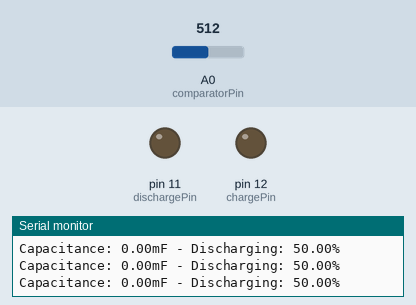
Bench run of a sketch on a simulated Arduino Uno, built with avr-gcc and run on an emulated ATmega328P. On the bench: output pins drawn as LEDs (lit = HIGH), the last lines printed to the serial monitor. Inputs (shaded band) come from the test bench; at power-on: A0 (comparatorPin) = 512.

Above: at 1.2 s.
1.3 s: A0 (comparatorPin) set to 3
4.3 s: A0 (comparatorPin) set to 0
At 4.8 s:
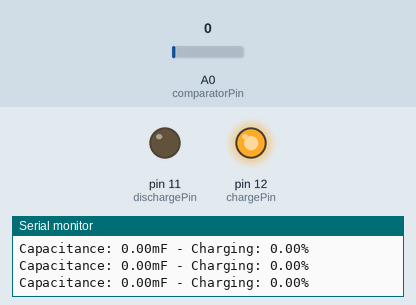
Timing chart, 0 to 7.3 s (numbered marks = the images above; inputs shaded):
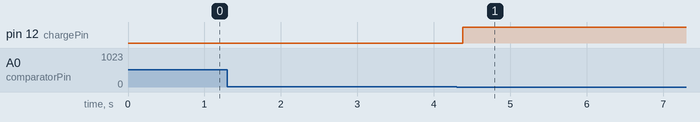

Measured:
- the behaviour switches between 2 and 1 on A0 (comparatorPin) (found by bisection; images 0 and 1)
- after the input at 4.3 s, pin 12 (chargePin): LOW → HIGH after 0.08 s

The sketch:

CapacitanceMeter.ino
```cpp
// Capacitance Meter
//   Author - Cole Barach
//   Date Created - 22.07.11
//   Date Updated - 22.07.11
//   Usage - Connect a capacitor in series with a resistor to form a RC circuit. The
//     input to this circuit will be the charge and discharge pins, and the voltage
//     will be monitored via the comparator pin. The capacitance will be calculated
//     automatically and averaged over time.

// Pin Assignments
  const int           chargePin             = 12;
  const int           dischargePin          = 11;
  const int           comparatorPin         = A0;

// Control Variables
  const int           chargedVoltage        = 647; // 63.2% of 1024
  const int           dischargedVoltage     = 1;
  const unsigned long resistance            = 10000;

// Internal Variables
  unsigned long       initialTime           = 0;
  float               cumulativeCapacitance = 0;
  int                 cumulativeCount       = 0;
  float               meanCapacitance       = 0;

void setup() {
  Serial.begin(9600);
  pinMode(chargePin,     OUTPUT);
  pinMode(dischargePin,  INPUT);
  pinMode(comparatorPin, INPUT);
}

void loop() {
  Discharge();
  Charge();
}

void Charge() {
  digitalWrite(chargePin,HIGH);
  initialTime = millis();
  int voltage = 0;
  while(voltage < chargedVoltage) {
    voltage = analogRead(comparatorPin);
    Serial.println("");
    Serial.print("Capacitance: ");
    Serial.print(meanCapacitance);
    Serial.print("mF - Charging: ");
    Serial.print(voltage/10.24f);
    Serial.print("%");
  }

  cumulativeCapacitance += (float)((millis()-initialTime)/1000)/resistance * 1000;
  cumulativeCount++;
  meanCapacitance = cumulativeCapacitance/cumulativeCount;

  Serial.println("");
  Serial.print("Capacitance: ");
  Serial.print(meanCapacitance);
  Serial.print("mF");
}
void Discharge() {
  pinMode(dischargePin,OUTPUT);
  digitalWrite(chargePin,LOW);
  digitalWrite(dischargePin,LOW);
  int voltage = 1024;
  while(voltage > dischargedVoltage) {
    voltage = analogRead(comparatorPin);
    Serial.println("");
    Serial.print("Capacitance: ");
    Serial.print(meanCapacitance);
    Serial.print("mF - Discharging: ");
    Serial.print(voltage/10.24f);
    Serial.print("%");
  }
  pinMode(dischargePin,INPUT);
}
```
